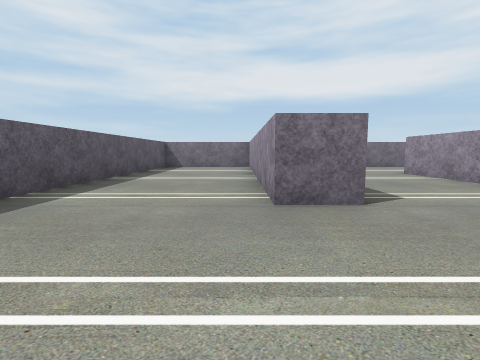
view 1 (above)

17 first-person views from a walk through a Unity game level. The camera is 0.58 m above the floor, tilts 6° down and sees 85° across. The floor is counted in squares, 1 m on a side. Each view is taken from the middle of a square. On the plan, view 1 faces up. The plan holds only what a view shows up to about 9 squares ahead; the rest is blank. The player character is not drawn. Some surface patterns are stand-ins.

view 2
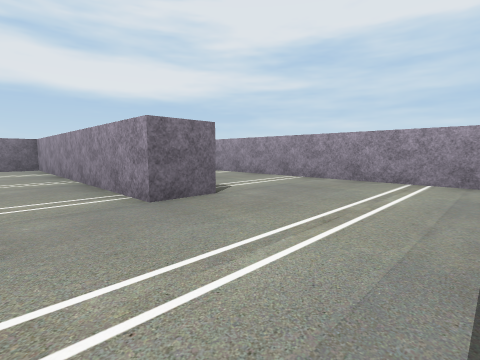

view 3
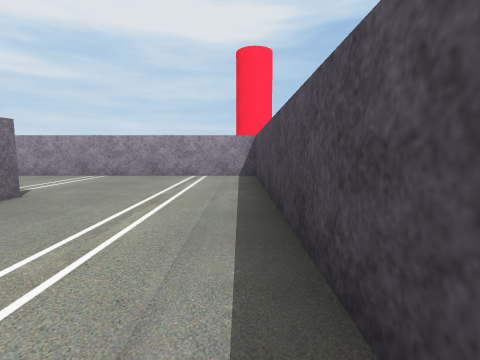

view 4
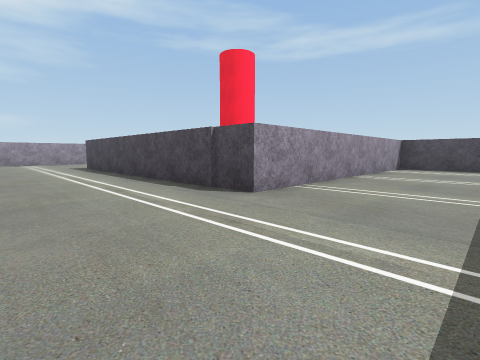

view 5
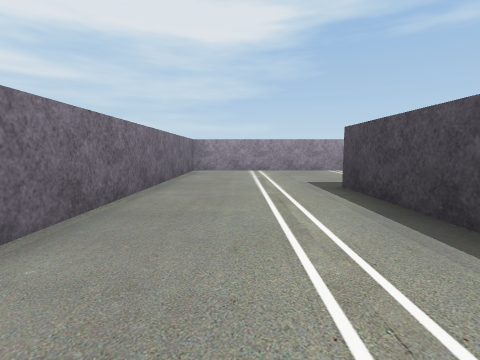

view 6
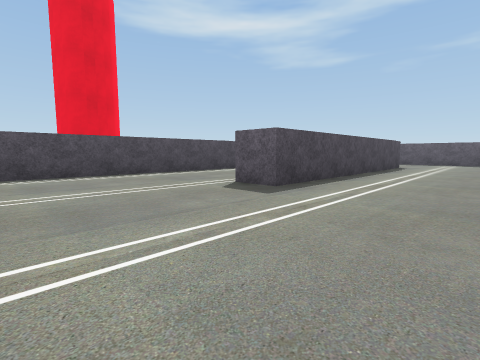

view 7
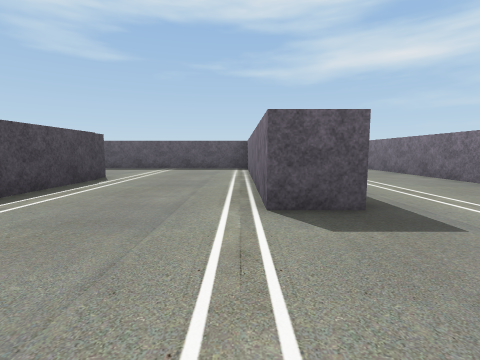

view 8
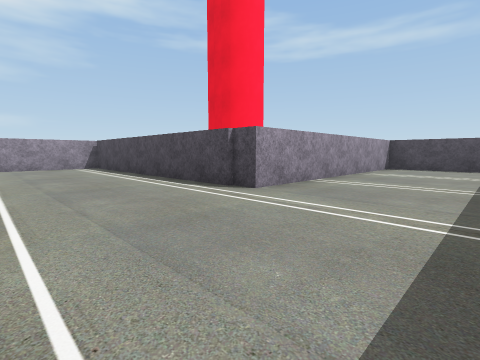

view 9
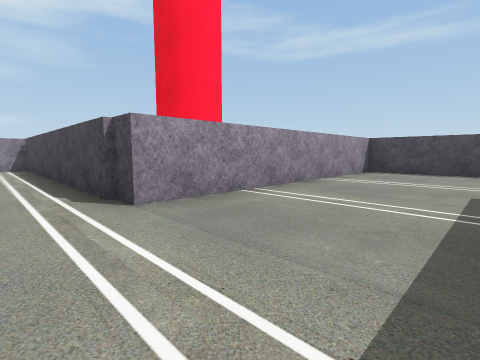

view 10
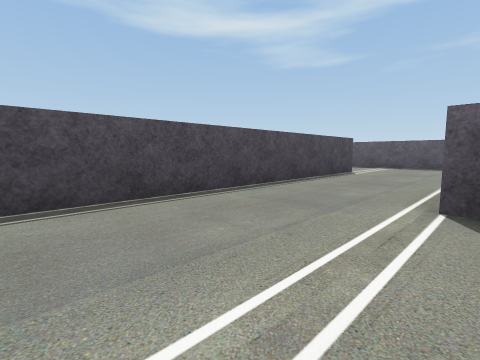

view 11
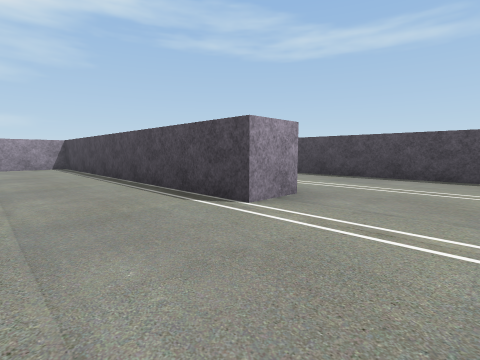

view 12
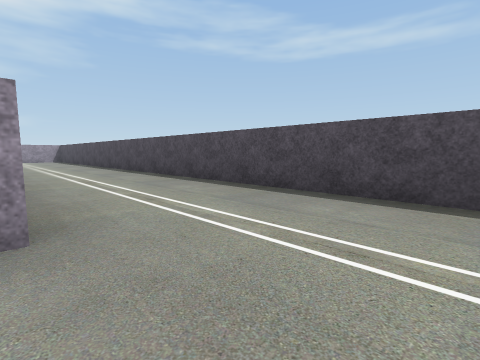

view 13
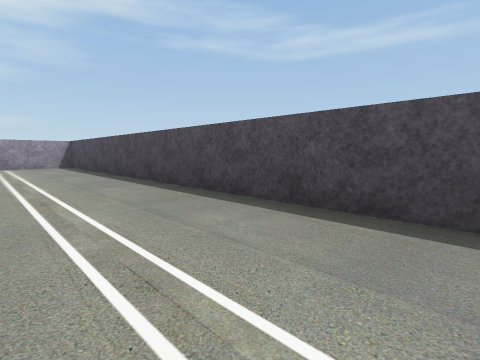

view 14
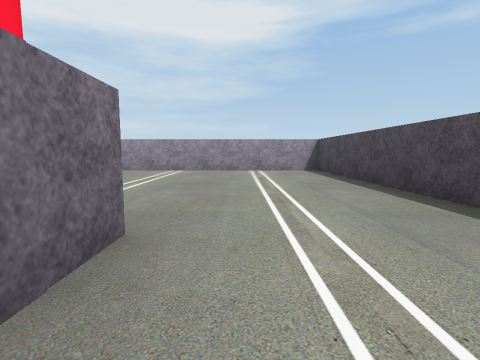

view 15
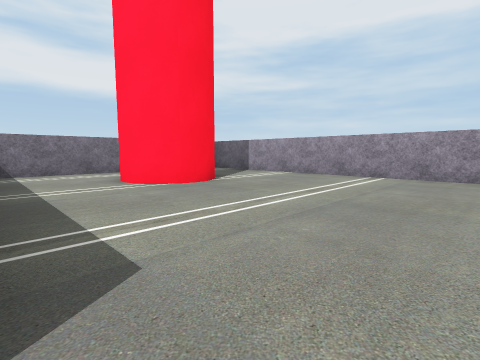

view 16
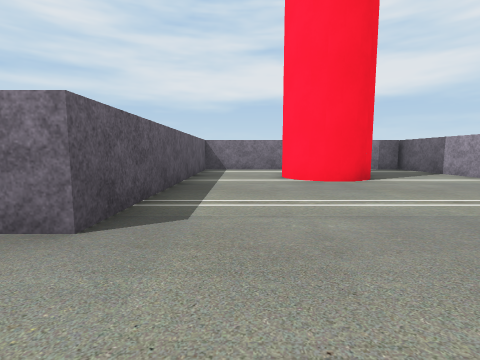

view 17
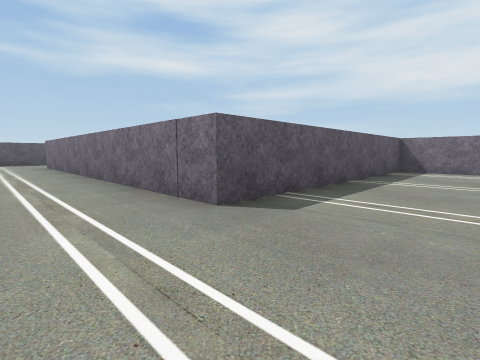

### Floor plan
Ten units are one square. View 1 is at (0, 0); x grows to the right and y downward. Boxes are objects, and circles mark ways between rooms. Rooms are numbered by the first view taken in them; rooms with no view inside come last. Other rooms are left out.
<svg viewBox="-35 -110 205 200">
<path fill="none" stroke="#000" d="M15 -29 4 -29 4 -105 -6 -105M49 10 49 15M-16 4 45 4 45 -73 124 -73 124 -63 62 -63M-30 -91 -30 -31M0 52 0 42 88 42 88 -29 165 -29 165 -105 59 -105M-30 24 -30 29M130 -19 98 -19 98 52 10 52M-19 85 165 85 165 -19 154 -19"/>
<circle cx="-15" cy="45" r="3" fill="#2a7"/>
<text x="60" y="-40">1</text>
<text x="100" y="60">2</text>
</svg>
Room 1 opens to room 2.

Where each view was taken, in squares from view 1:
view 1: 0 up, 0 right, facing up
view 2: 0 up, 1 left, facing up-right
view 3: 0 up, 2 left, facing right
view 4: 10 up, 2 right, facing down-right
view 5: 9 up, 8 right, facing right
view 6: 10 up, 16 right, facing down-left
view 7: 6 up, 15 right, facing left
view 8: 6 up, 6 right, facing down-right
view 9: 4 up, 6 right, facing down-right
view 10: 1 down, 8 right, facing down-left
view 11: 2 down, 2 left, facing down-right
view 12: 5 down, 2 left, facing down-right
view 13: 6 down, 5 right, facing down-right
view 14: 6 down, 8 right, facing right
view 15: 6 down, 10 right, facing up-right
view 16: 7 down, 11 right, facing up
view 17: 7 down, 12 right, facing up-left
